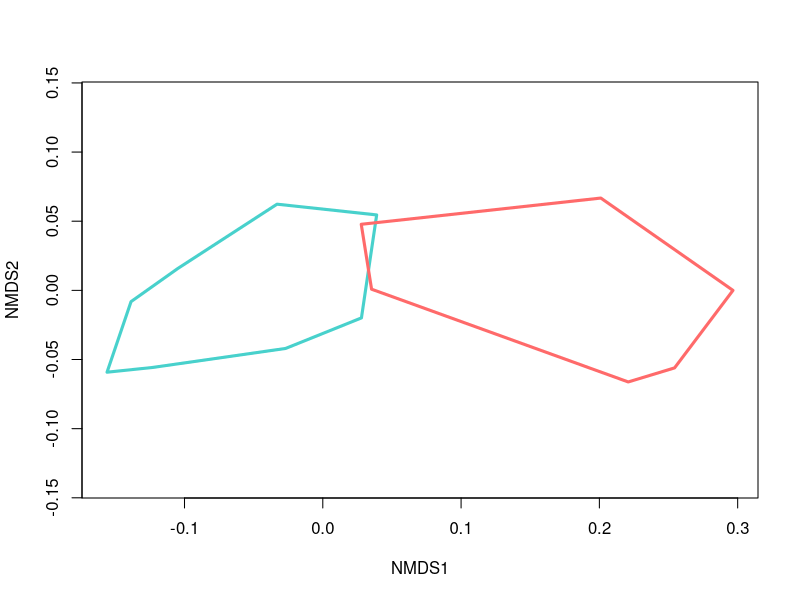

R code for this plot: (Note: this script raises an error after producing the figure.)
## ---- chunk 1

#load packages
library(vegan)
library(dplyr)
library(GGally)
## ---- chunk 2

#inport data
weatherdf<- read.csv("gothicweather.csv")
## ---- chunk 3

#create matrix
mat <- as.matrix(weatherdf)

#rename rows
row.names(mat) <- weatherdf$Winter

#delete non-numeric columns
colnames(mat)[1] <- "1"
colnames(mat)[5] <- "5"
colnames(mat)[6] <- "6"
mat <- mat[, - c(1, 5, 6)]
## ---- chunk 4

# Make dataframe
dmat <- as.data.frame(mat) 

#change columns to numeric
dmat$Total <- as.numeric(dmat$Total)
dmat$Apr.1 <- as.numeric(dmat$Apr.1)
dmat$May.1 <- as.numeric(dmat$May.1)
dmat$Water <- as.numeric(dmat$Water)
dmat$Above.freezing <- as.numeric(dmat$Above.freezing)
dmat$Days.covered <- as.numeric(dmat$Days.covered)
dmat$Drought <- as.numeric(dmat$Drought)

#create value with drought information
gr <- c(dmat$Drought)

#remove drought column from other data
colnames(dmat)[7] <- "7" #rename
dmat2 <- dmat[, -7] #remove
## ---- chunk 5

# run a NMDS ordination
ord <- metaMDS(dmat2)
## ---- chunk 6

plot(ord, disp="sites", type="n")
  ordihull(ord, gr, col=c("mediumturquoise", "indianred1"), lwd=3)
  ordiellipse(ord, gr, draw="polygon", col=c("mediumturquoise", "indianred1"), alpha = c(50, 50))
  orditorp(ord,display="species",col="black",air=0.01, cex = .8)
  orditorp(ord,display="sites", select = sel, col= "black", air=0.01,cex=1)
  points(ord, display = "sites", cex = 0.5, pch = 3, col = "black")
plot(data.envfit, col = "black", cex = .5)
## ---- chunk 7
data.envfit <- envfit(ord, gr, lwd = 2)
plot(data.envfit, col = "black", cex = .5)
data.envfit
